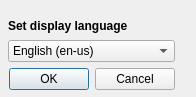
<?xml version="1.0" encoding="UTF-8"?>
<ui version="4.0">
 <class>Dialog</class>
 <widget class="QDialog" name="Dialog">
  <property name="geometry">
   <rect>
    <x>0</x>
    <y>0</y>
    <width>196</width>
    <height>97</height>
   </rect>
  </property>
  <property name="windowTitle">
   <string>Dialog</string>
  </property>
  <widget class="QWidget" name="">
   <property name="geometry">
    <rect>
     <x>8</x>
     <y>18</y>
     <width>167</width>
     <height>72</height>
    </rect>
   </property>
   <layout class="QVBoxLayout" name="verticalLayout">
    <item>
     <widget class="QLabel" name="label">
      <property name="text">
       <string>&lt;html&gt;&lt;head/&gt;&lt;body&gt;&lt;p&gt;&lt;span style=&quot; font-weight:700;&quot;&gt;Set display language&lt;/span&gt;&lt;/p&gt;&lt;/body&gt;&lt;/html&gt;</string>
      </property>
     </widget>
    </item>
    <item>
     <widget class="QComboBox" name="comboBox">
      <property name="sizePolicy">
       <sizepolicy hsizetype="Expanding" vsizetype="Fixed">
        <horstretch>0</horstretch>
        <verstretch>0</verstretch>
       </sizepolicy>
      </property>
      <item>
       <property name="text">
        <string>English (en-us)</string>
       </property>
      </item>
      <item>
       <property name="text">
        <string>German (de-de)</string>
       </property>
      </item>
     </widget>
    </item>
    <item>
     <widget class="QDialogButtonBox" name="buttonBox">
      <property name="orientation">
       <enum>Qt::Orientation::Horizontal</enum>
      </property>
      <property name="standardButtons">
       <set>QDialogButtonBox::StandardButton::Cancel|QDialogButtonBox::StandardButton::Ok</set>
      </property>
     </widget>
    </item>
   </layout>
  </widget>
 </widget>
 <resources/>
 <connections>
  <connection>
   <sender>buttonBox</sender>
   <signal>rejected()</signal>
   <receiver>Dialog</receiver>
   <slot>reject()</slot>
   <hints>
    <hint type="sourcelabel">
     <x>316</x>
     <y>260</y>
    </hint>
    <hint type="destinationlabel">
     <x>286</x>
     <y>274</y>
    </hint>
   </hints>
  </connection>
  <connection>
   <sender>buttonBox</sender>
   <signal>accepted()</signal>
   <receiver>Dialog</receiver>
   <slot>accept()</slot>
   <hints>
    <hint type="sourcelabel">
     <x>248</x>
     <y>254</y>
    </hint>
    <hint type="destinationlabel">
     <x>157</x>
     <y>274</y>
    </hint>
   </hints>
  </connection>
 </connections>
</ui>
